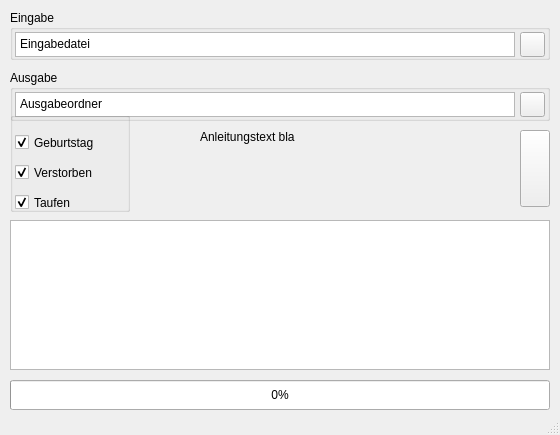
<?xml version="1.0" encoding="UTF-8"?>
<ui version="4.0">
 <class>MainWindow</class>
 <widget class="QMainWindow" name="MainWindow">
  <property name="geometry">
   <rect>
    <x>0</x>
    <y>0</y>
    <width>560</width>
    <height>435</height>
   </rect>
  </property>
  <property name="minimumSize">
   <size>
    <width>560</width>
    <height>435</height>
   </size>
  </property>
  <property name="maximumSize">
   <size>
    <width>560</width>
    <height>435</height>
   </size>
  </property>
  <property name="windowIcon">
   <iconset resource="ressources.qrc">
    <normaloff>:/icons/icons/Logo_stFrz.png</normaloff>:/icons/icons/Logo_stFrz.png</iconset>
  </property>
  <widget class="QWidget" name="centralwidget">
   <widget class="QPlainTextEdit" name="plainTextEdit_Logger">
    <property name="geometry">
     <rect>
      <x>10</x>
      <y>220</y>
      <width>540</width>
      <height>150</height>
     </rect>
    </property>
   </widget>
   <widget class="QProgressBar" name="progressBar">
    <property name="enabled">
     <bool>true</bool>
    </property>
    <property name="geometry">
     <rect>
      <x>10</x>
      <y>380</y>
      <width>540</width>
      <height>30</height>
     </rect>
    </property>
    <property name="value">
     <number>0</number>
    </property>
    <property name="alignment">
     <set>Qt::AlignCenter</set>
    </property>
    <property name="textVisible">
     <bool>true</bool>
    </property>
    <property name="invertedAppearance">
     <bool>false</bool>
    </property>
   </widget>
   <widget class="QLabel" name="label">
    <property name="geometry">
     <rect>
      <x>200</x>
      <y>130</y>
      <width>310</width>
      <height>77</height>
     </rect>
    </property>
    <property name="text">
     <string>Anleitungstext bla</string>
    </property>
    <property name="alignment">
     <set>Qt::AlignLeading|Qt::AlignLeft|Qt::AlignTop</set>
    </property>
   </widget>
   <widget class="QPushButton" name="pushButton_start">
    <property name="geometry">
     <rect>
      <x>520</x>
      <y>130</y>
      <width>30</width>
      <height>77</height>
     </rect>
    </property>
    <property name="autoFillBackground">
     <bool>false</bool>
    </property>
    <property name="text">
     <string/>
    </property>
    <property name="icon">
     <iconset resource="ressources.qrc">
      <normaloff>:/icons/icons/start.png</normaloff>:/icons/icons/start.png</iconset>
    </property>
   </widget>
   <widget class="QGroupBox" name="groupBox">
    <property name="geometry">
     <rect>
      <x>10</x>
      <y>10</y>
      <width>540</width>
      <height>50</height>
     </rect>
    </property>
    <property name="title">
     <string>Eingabe</string>
    </property>
    <widget class="QPlainTextEdit" name="plainTextEdit_indata">
     <property name="geometry">
      <rect>
       <x>5</x>
       <y>22</y>
       <width>500</width>
       <height>25</height>
      </rect>
     </property>
     <property name="plainText">
      <string>Eingabedatei</string>
     </property>
    </widget>
    <widget class="QPushButton" name="pushButton_indata">
     <property name="geometry">
      <rect>
       <x>510</x>
       <y>22</y>
       <width>25</width>
       <height>25</height>
      </rect>
     </property>
     <property name="autoFillBackground">
      <bool>false</bool>
     </property>
     <property name="text">
      <string/>
     </property>
     <property name="icon">
      <iconset>
       <normalon>:/icons/icons/folder.png</normalon>
      </iconset>
     </property>
    </widget>
   </widget>
   <widget class="QGroupBox" name="groupBox_2">
    <property name="geometry">
     <rect>
      <x>10</x>
      <y>70</y>
      <width>540</width>
      <height>51</height>
     </rect>
    </property>
    <property name="title">
     <string>Ausgabe</string>
    </property>
    <widget class="QPlainTextEdit" name="plainTextEdit_outpath">
     <property name="geometry">
      <rect>
       <x>5</x>
       <y>22</y>
       <width>500</width>
       <height>25</height>
      </rect>
     </property>
     <property name="plainText">
      <string>Ausgabeordner</string>
     </property>
    </widget>
    <widget class="QPushButton" name="pushButton_outpath">
     <property name="geometry">
      <rect>
       <x>510</x>
       <y>22</y>
       <width>25</width>
       <height>25</height>
      </rect>
     </property>
     <property name="autoFillBackground">
      <bool>false</bool>
     </property>
     <property name="text">
      <string/>
     </property>
     <property name="icon">
      <iconset>
       <normalon>:/icons/icons/folder.png</normalon>
      </iconset>
     </property>
    </widget>
   </widget>
   <widget class="QGroupBox" name="groupBox_3">
    <property name="geometry">
     <rect>
      <x>10</x>
      <y>112</y>
      <width>120</width>
      <height>100</height>
     </rect>
    </property>
    <property name="title">
     <string/>
    </property>
    <widget class="QCheckBox" name="checkBox_3">
     <property name="geometry">
      <rect>
       <x>5</x>
       <y>82</y>
       <width>100</width>
       <height>17</height>
      </rect>
     </property>
     <property name="text">
      <string>Taufen</string>
     </property>
     <property name="checked">
      <bool>true</bool>
     </property>
    </widget>
    <widget class="QCheckBox" name="checkBox_2">
     <property name="geometry">
      <rect>
       <x>5</x>
       <y>52</y>
       <width>100</width>
       <height>17</height>
      </rect>
     </property>
     <property name="text">
      <string>Verstorben</string>
     </property>
     <property name="checked">
      <bool>true</bool>
     </property>
    </widget>
    <widget class="QCheckBox" name="checkBox">
     <property name="geometry">
      <rect>
       <x>5</x>
       <y>22</y>
       <width>100</width>
       <height>17</height>
      </rect>
     </property>
     <property name="text">
      <string>Geburtstag</string>
     </property>
     <property name="checked">
      <bool>true</bool>
     </property>
    </widget>
   </widget>
  </widget>
  <widget class="QMenuBar" name="menubar">
   <property name="geometry">
    <rect>
     <x>0</x>
     <y>0</y>
     <width>560</width>
     <height>21</height>
    </rect>
   </property>
  </widget>
  <widget class="QStatusBar" name="statusbar"/>
 </widget>
 <tabstops>
  <tabstop>plainTextEdit_indata</tabstop>
  <tabstop>pushButton_indata</tabstop>
  <tabstop>plainTextEdit_outpath</tabstop>
  <tabstop>pushButton_outpath</tabstop>
  <tabstop>checkBox</tabstop>
  <tabstop>checkBox_2</tabstop>
  <tabstop>checkBox_3</tabstop>
  <tabstop>pushButton_start</tabstop>
  <tabstop>plainTextEdit_Logger</tabstop>
 </tabstops>
 <resources>
  <include location="ressources.qrc"/>
 </resources>
 <connections/>
</ui>
